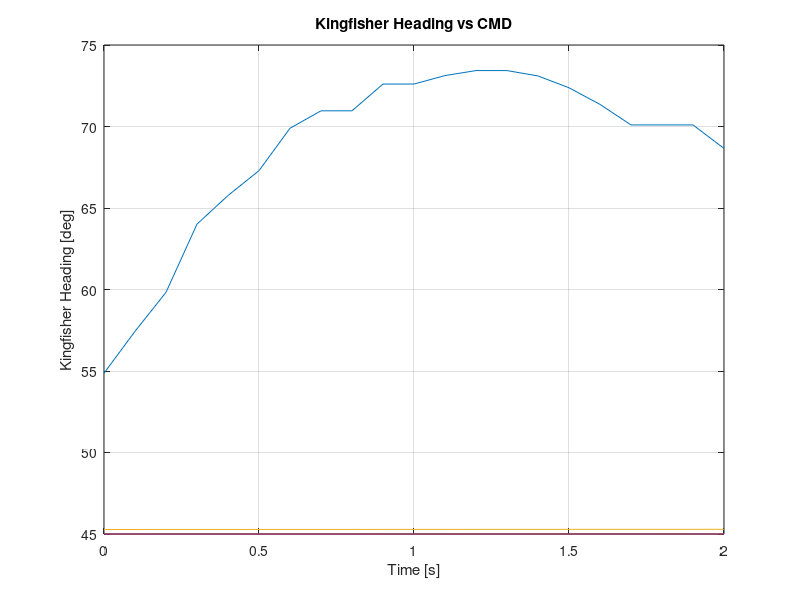
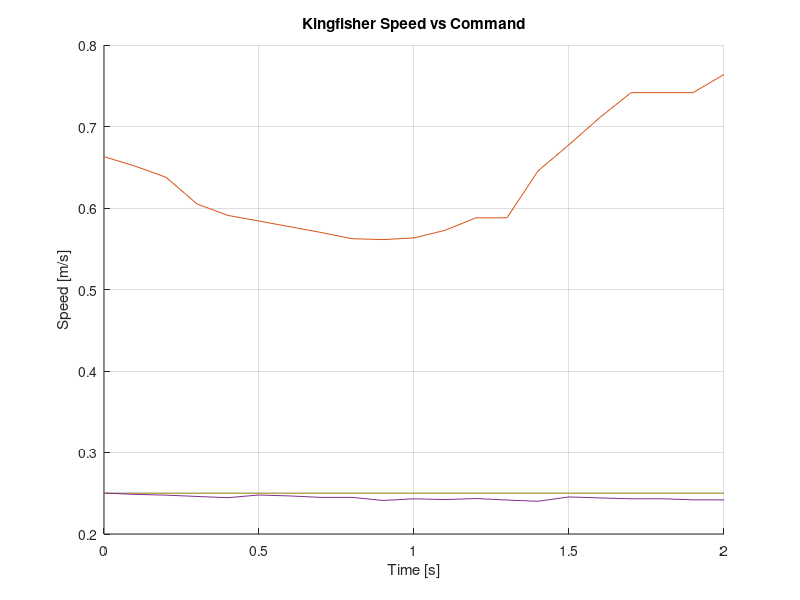

These charts were generated, in order, by the following MATLAB code:
%% Lake Testing Post Processing
%

%%
% Cell Array Structure Creation for Data Runs

load('Feb14_LakeTest_Compiled_Data_trimmed.mat')

% MInitVar{i}=InitVar';
% MSurgeGains{i}=Surge_Gains';
% MYawGains{i}=Yaw_Gains';
% MTime{i}=time';
% Mkfhd{i}=kfhd';
% Mkfspd{i}=kfspd';
% Mportcmd{i}=portcmd';
% Msrgcmd{i}=srgcmd';
% Mstbdcmd{i}=stbdcmd';
% Myawcmd{i}=yawcmd';

%%
% Plotting
% Plotting Variables
% rg = 255;
% C = {[186/rg 18/rg 18/rg],[22/rg 135/rg 0/rg],[252/rg 172/rg 0/rg],[0/rg 29/rg 255/rg]}; % Plot Color Array

figure(1);
clf;

for i=10:11
      time = MTime{i};
      kfhd = abs(Mkfhd{i});
      yawcmd = abs(Myawcmd{i});
%       yawcmd = Myawcmd{i};
%       kfhd = Mkfhd{i};

     time = time(291:end)-29;
     MTime{i} = time;

     kfhd = kfhd-yawcmd(1);
     kfhd = kfhd(291:end);
     Mkfhd{i}=kfhd;

     yawcmd = abs(yawcmd-yawcmd(1));
     yawcmd = yawcmd(291:end);
     Myawcmd{i}=yawcmd;
      plot(time,kfhd,time,yawcmd)
%       plot(time,kfhd)
      hold on
      grid on
end

xlabel('Time [s]')
ylabel('Kingfisher Heading [deg]')
title('Kingfisher Heading vs CMD')
% legend('10','11','Location','sw')

grid on
hold off
% 
figure(2);
clf;
for i=10:11
      time = MTime{i};
%       srgcmd = Msrgcmd{i};
%       kfspd = Mkfspd{i};
      kfspd= Mkfspd{i};
      kfspd = kfspd(291:end);
      Mkfspd{i}=kfspd;
      srgcmd = Msrgcmd{i};
      srgcmd = srgcmd(291:end);
      Msrgcmd{i}=srgcmd;
      hold on
      plot(time,srgcmd,time,kfspd)
%       plot(time,kfspd)
      grid on
end
xlabel('Time [s]')
ylabel('Speed [m/s]')
title('Kingfisher Speed vs Command')
% legend('10','11','Location','sw')
hold off
% 
% clear i kfhd kfspd srgcmd time yawcmd
% save('Feb14_LakeTest_Compiled_Data_trimmed')



% legend(['Kp=',num2str(MYawGains(1,1)),' Kd=',num2str(MYawGains(3,1))], ... 
%     ['Kp=',num2str(Gain_Y(1,2)),', Ki=',num2str(Gain_Y(2,2)),', Kd=',num2str(Gain_Y(3,2))], ... 
%     ['Kp=',num2str(Gain_Y(1,3)),', Ki=',num2str(Gain_Y(2,3)),', Kd=',num2str(Gain_Y(3,3))], ... 
%     ['\bf Kp=',num2str(Gain_Y(1,4)),', Ki=',num2str(Gain_Y(2,4)),', Kd=',num2str(Gain_Y(3,4))], ...
%     'Location','se')




% legend(['Kp=',num2str(MYawGains(1,1)),' Kd=',num2str(MYawGains(3,1))], ... 
%     ['Kp=',num2str(Gain_Y(1,2)),', Ki=',num2str(Gain_Y(2,2)),', Kd=',num2str(Gain_Y(3,2))], ... 
%     ['Kp=',num2str(Gain_Y(1,3)),', Ki=',num2str(Gain_Y(2,3)),', Kd=',num2str(Gain_Y(3,3))], ... 
%     ['\bf Kp=',num2str(Gain_Y(1,4)),', Ki=',num2str(Gain_Y(2,4)),', Kd=',num2str(Gain_Y(3,4))], ...
%     'Location','se')
% 
% figure(3);
% subplot(2,2,1)
% hold on
% plot(time,srgcmd)
% xlabel('Time [s]')
% ylabel('Surge Setpoint [m/s]')
% title('Speed Setpoint vs Time')
% legend('Command','Location','se')
% grid on
% subplot(2,2,2)
% hold on
% plot(time,srgcmd,time,kfspd)
% xlabel('Time [s]')
% ylabel('Speed [m/s]')
% title('Kingfisher Speed vs Commanded')
% legend('Command','Kingfisher','Location','se')
% grid on
% subplot(2,2,3)
% hold on
% plot(time,yawcmd)
% xlabel('Time [s]')
% ylabel('Heading Setpoint [deg]')
% title('Heading Setpoint vs Time')
% legend('Command','Location','se')
% grid on
% subplot(2,2,4)
% hold on
% plot(time,yawcmd,time,kfhd)
% hold on
% xlabel('Time [s]')
% ylabel('Kingfisher Heading [deg]')
% title('Kingfisher Heading vs Commanded')
% legend('Command','Kingfisher','Location','se')
% grid on
% hold off
% 
% figure(4);
% hold on
% plot(time,portcmd,time,stbdcmd)
% xlabel('Time [s]')
% ylabel('Motor Command [-1 to 1]')
% title('Motor Commands vs Time')
% legend('Port Command','Starboard Command','Location','se')
% grid on
% 
% 
% figure(5);
% hold on
% plot(time,surgeint)
% xlabel('Time [s]')
% ylabel('Integrator Effect]')
% title('Surge Integrator vs Time')
% legend('Integrator','Location','se')
% grid on
% 
% for i=1:length(C)
%       Kps=Gain_S(1,i);Kis=Gain_S(2,i);Kds=Gain_S(3,i);
%       j=1.533;
%       Kpy=Gain_Y(1,k);Kiy=Gain_Y(2,k);Kdy=Gain_Y(3,k);
%       S{k}=stepinfo(yaw,time);
% %             rtime{k}=S{1,k}.RiseTime;
% %             stime{k}=S{1,k}.SettlingTime;
% %             os{k}=S{1,k}.Overshoot;
% %             sserr{k}=(ss_des-yaw(end));
%             tc{k} = time;
%             j = j-(k/12);
%             plot(time,yaw,'Color',C{k},'LineWidth',j)
%             hold on
%             grid on
% end
% % 
% % Ch = [rtime' stime' os' sserr'];
% 
% legend(['Kp=',num2str(Gain_Y(1,1)),', Ki=',num2str(Gain_Y(2,1)),', Kd=',num2str(Gain_Y(3,1))], ... 
%     ['Kp=',num2str(Gain_Y(1,2)),', Ki=',num2str(Gain_Y(2,2)),', Kd=',num2str(Gain_Y(3,2))], ... 
%     ['Kp=',num2str(Gain_Y(1,3)),', Ki=',num2str(Gain_Y(2,3)),', Kd=',num2str(Gain_Y(3,3))], ... 
%     ['\bf Kp=',num2str(Gain_Y(1,4)),', Ki=',num2str(Gain_Y(2,4)),', Kd=',num2str(Gain_Y(3,4))], ...
%     'Location','se')
% xlabel('Time [s]')
% ylabel('Heading [deg]')